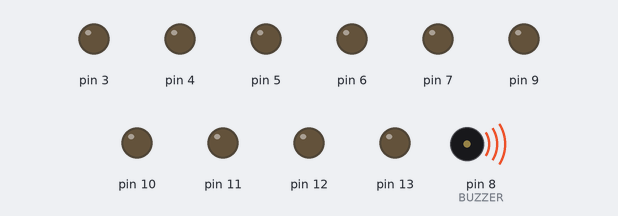
The sketch below on a simulated Arduino Uno, built with avr-gcc and run on an emulated ATmega328P. Shown: output pins drawn as LEDs (lit = HIGH), buzzer (waves = sounding). Pins used as bus, display or sensor lines are not drawn.

Above: at 0.01 s.
At 0.51 s:
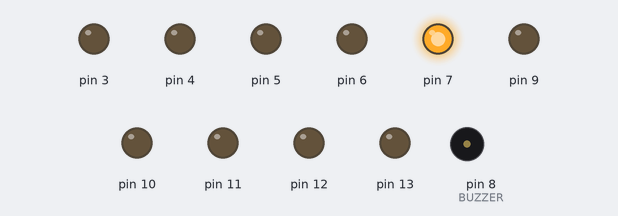
At 1.11 s:
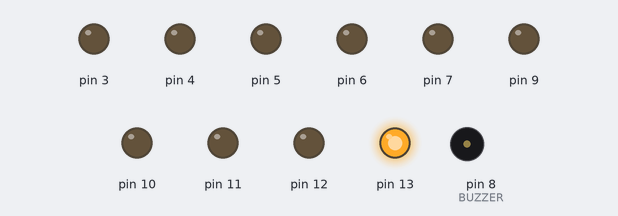
At 1.81 s:
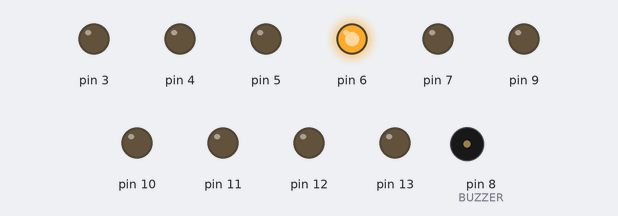
At 2.3 s:
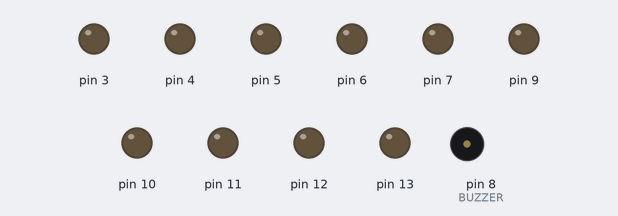
Timing chart, 0 to 3.8 s (numbered marks = the images above):
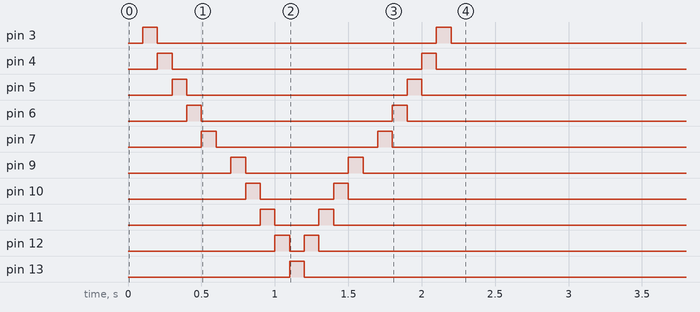

The sketch:

Quiz.ino
```cpp
#define BUZZER 8

void setup(){
Serial.begin(9600);
pinMode(BUZZER,OUTPUT); //เสียง

     tone(8,200,500); //เสียงที่1

     delay(100);

     noTone(BUZZER);
     tone(8,400,100); //เสียงที่2


pinMode(3, OUTPUT); //ไฟวิ่งไปกลับ
pinMode(4, OUTPUT);
pinMode(5, OUTPUT);
pinMode(6, OUTPUT);
pinMode(7, OUTPUT);
pinMode(8, OUTPUT);
pinMode(9, OUTPUT);
pinMode(10, OUTPUT);
pinMode(11, OUTPUT);
pinMode(12, OUTPUT);
pinMode(13, OUTPUT);
pinMode(2, INPUT_PULLUP);


digitalWrite(3,HIGH);
delay(100);
digitalWrite(3,LOW);

digitalWrite(4,HIGH);
delay(100);
digitalWrite(4,LOW);

digitalWrite(5,HIGH);
delay(100);
digitalWrite(5,LOW);

digitalWrite(6,HIGH);
delay(100);
digitalWrite(6,LOW);

digitalWrite(7,HIGH);
delay(100);
digitalWrite(7,LOW);

digitalWrite(8,HIGH);
delay(100);
digitalWrite(8,LOW);

digitalWrite(9,HIGH);
delay(100);
digitalWrite(9,LOW);

digitalWrite(10,HIGH);
delay(100);
digitalWrite(10,LOW);

digitalWrite(11,HIGH);
delay(100);
digitalWrite(11,LOW);

digitalWrite(12,HIGH);
delay(100);
digitalWrite(12,LOW);

digitalWrite(13,HIGH);
delay(100);
digitalWrite(13,LOW);

digitalWrite(12,HIGH);
delay(100);
digitalWrite(12,LOW);

digitalWrite(11,HIGH);
delay(100);
digitalWrite(11,LOW);

digitalWrite(10,HIGH);
delay(100);
digitalWrite(10,LOW);

digitalWrite(9,HIGH);
delay(100);
digitalWrite(9,LOW);

digitalWrite(8,HIGH);
delay(100);
digitalWrite(8,LOW);

digitalWrite(7,HIGH);
delay(100);
digitalWrite(7,LOW);

digitalWrite(6,HIGH);
delay(100);
digitalWrite(6,LOW);

digitalWrite(5,HIGH);
delay(100);
digitalWrite(5,LOW);

digitalWrite(4,HIGH);
delay(100);
digitalWrite(4,LOW);

digitalWrite(3,HIGH);
delay(100);
digitalWrite(3,LOW);

delay(100);
}


void loop(){


}
```
